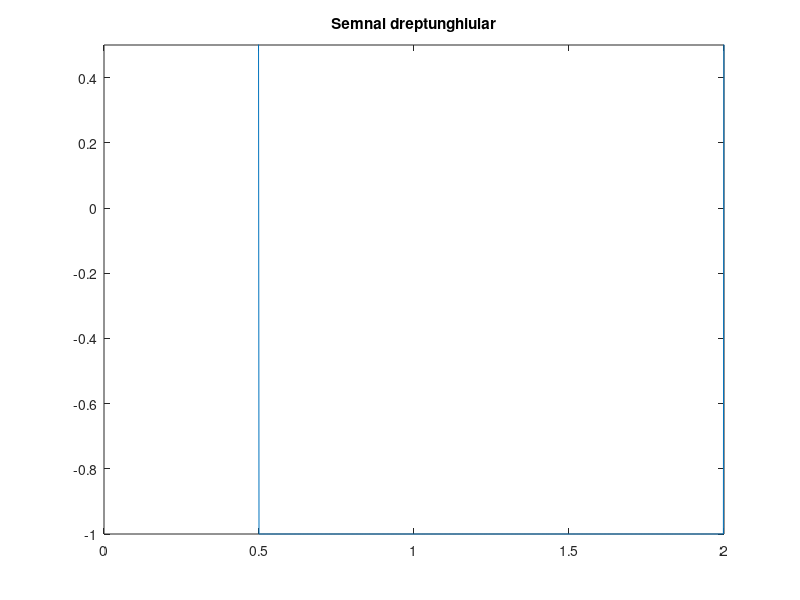
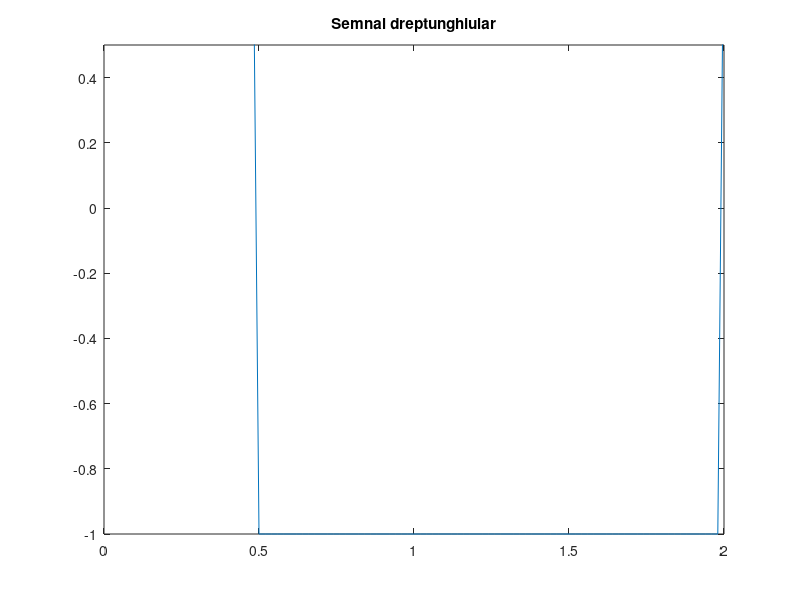
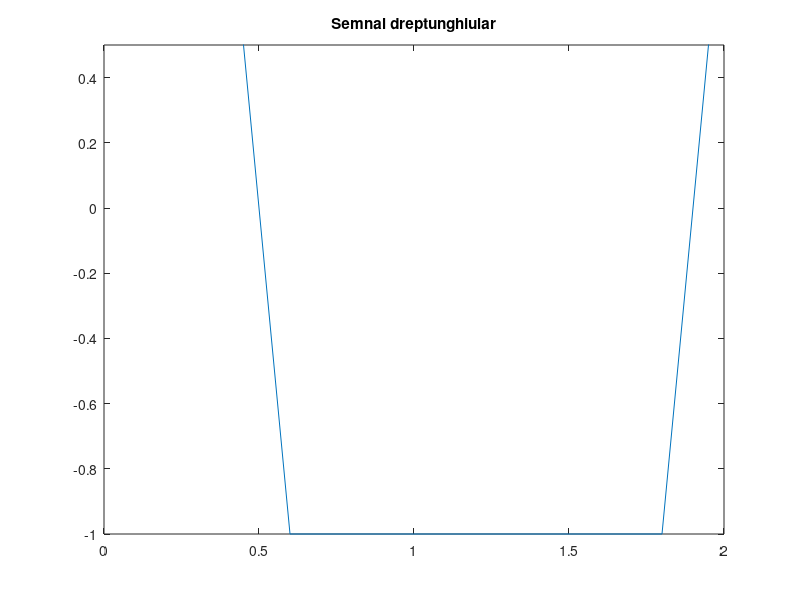

Here is the MATLAB script that generated these plots, in order:
figure(1)
T = 2;
f = 0.5;
duty_cycle = 25;
t = 0:0.002:2;
x=square(2*pi*f*t,duty_cycle); 
plot(t,x);
ylim([-1,0.5]);
title('Semnal dreptunghiular');
%%
figure(2)
T = 2;
f = 0.5;
duty_cycle = 25;
t = 0:0.02:2;
x = square(2*pi*f*t, duty_cycle);
plot(t,x);
ylim([-1,0.5]);
title('Semnal dreptunghiular');
%%
figure(3)
T = 2;
f = 0.5;
duty_cycle = 25;
t = 0:0.2:2;
x=square(2*pi*f*t,duty_cycle);
plot(t,x);
ylim([-1,0.5]);
title('Semnal dreptunghiular');

